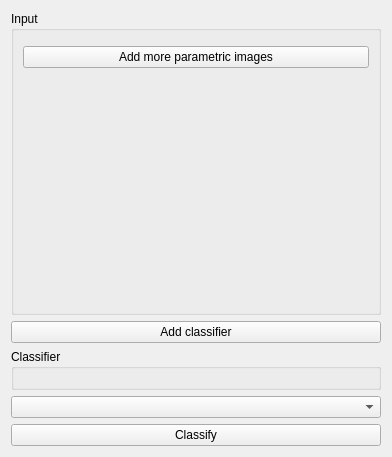
<?xml version="1.0" encoding="UTF-8"?>
<ui version="4.0">
 <class>SegmentationToolboxClassifyingWidget</class>
 <widget class="QWidget" name="SegmentationToolboxClassifyingWidget">
  <property name="geometry">
   <rect>
    <x>0</x>
    <y>0</y>
    <width>392</width>
    <height>457</height>
   </rect>
  </property>
  <property name="windowTitle">
   <string>Learning</string>
  </property>
  <layout class="QVBoxLayout" name="verticalLayout_3">
   <item>
    <widget class="QGroupBox" name="groupBox">
     <property name="title">
      <string>Input</string>
     </property>
     <layout class="QVBoxLayout" name="verticalLayout_2">
      <item>
       <widget class="ImageRangePreprocessingSelector" name="imageRangePreprocessingSelector" native="true"/>
      </item>
      <item>
       <widget class="QPushButton" name="addImages">
        <property name="text">
         <string>Add more parametric images</string>
        </property>
       </widget>
      </item>
      <item>
       <spacer name="verticalSpacer">
        <property name="orientation">
         <enum>Qt::Vertical</enum>
        </property>
        <property name="sizeHint" stdset="0">
         <size>
          <width>20</width>
          <height>40</height>
         </size>
        </property>
       </spacer>
      </item>
     </layout>
    </widget>
   </item>
   <item>
    <widget class="QPushButton" name="addClassifier">
     <property name="text">
      <string>Add classifier</string>
     </property>
    </widget>
   </item>
   <item>
    <widget class="QGroupBox" name="groupBox_2">
     <property name="title">
      <string>Classifier</string>
     </property>
     <layout class="QVBoxLayout" name="verticalLayout"/>
    </widget>
   </item>
   <item>
    <widget class="QComboBox" name="combination"/>
   </item>
   <item>
    <widget class="QPushButton" name="classify">
     <property name="text">
      <string>Classify</string>
     </property>
    </widget>
   </item>
  </layout>
 </widget>
 <customwidgets>
  <customwidget>
   <class>ImageRangePreprocessingSelector</class>
   <extends>QWidget</extends>
   <header>ImageRangePreprocessingSelector.h</header>
   <container>1</container>
  </customwidget>
 </customwidgets>
 <resources/>
 <connections/>
</ui>
